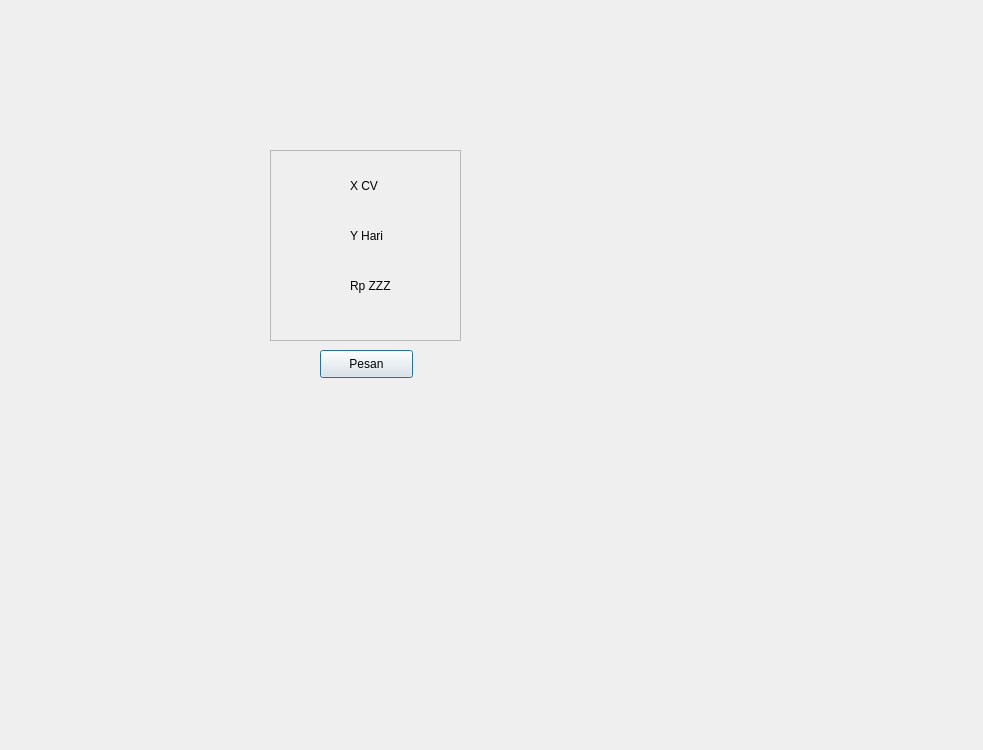
<?xml version="1.0" encoding="UTF-8"?>
<ui version="4.0">
 <class>Dialog</class>
 <widget class="QDialog" name="Dialog">
  <property name="geometry">
   <rect>
    <x>0</x>
    <y>0</y>
    <width>983</width>
    <height>750</height>
   </rect>
  </property>
  <property name="windowTitle">
   <string>Dialog</string>
  </property>
  <widget class="QFrame" name="frame">
   <property name="geometry">
    <rect>
     <x>270</x>
     <y>150</y>
     <width>191</width>
     <height>191</height>
    </rect>
   </property>
   <property name="frameShape">
    <enum>QFrame::StyledPanel</enum>
   </property>
   <property name="frameShadow">
    <enum>QFrame::Raised</enum>
   </property>
   <widget class="QLabel" name="jmlCV">
    <property name="geometry">
     <rect>
      <x>80</x>
      <y>20</y>
      <width>91</width>
      <height>31</height>
     </rect>
    </property>
    <property name="text">
     <string>X CV</string>
    </property>
   </widget>
   <widget class="QLabel" name="durasi">
    <property name="geometry">
     <rect>
      <x>80</x>
      <y>70</y>
      <width>91</width>
      <height>31</height>
     </rect>
    </property>
    <property name="text">
     <string>Y Hari</string>
    </property>
   </widget>
   <widget class="QLabel" name="harga">
    <property name="geometry">
     <rect>
      <x>80</x>
      <y>120</y>
      <width>91</width>
      <height>31</height>
     </rect>
    </property>
    <property name="text">
     <string>Rp ZZZ</string>
    </property>
   </widget>
  </widget>
  <widget class="QPushButton" name="pesanPaket1">
   <property name="geometry">
    <rect>
     <x>320</x>
     <y>350</y>
     <width>93</width>
     <height>28</height>
    </rect>
   </property>
   <property name="text">
    <string>Pesan</string>
   </property>
  </widget>
 </widget>
 <resources/>
 <connections/>
</ui>
